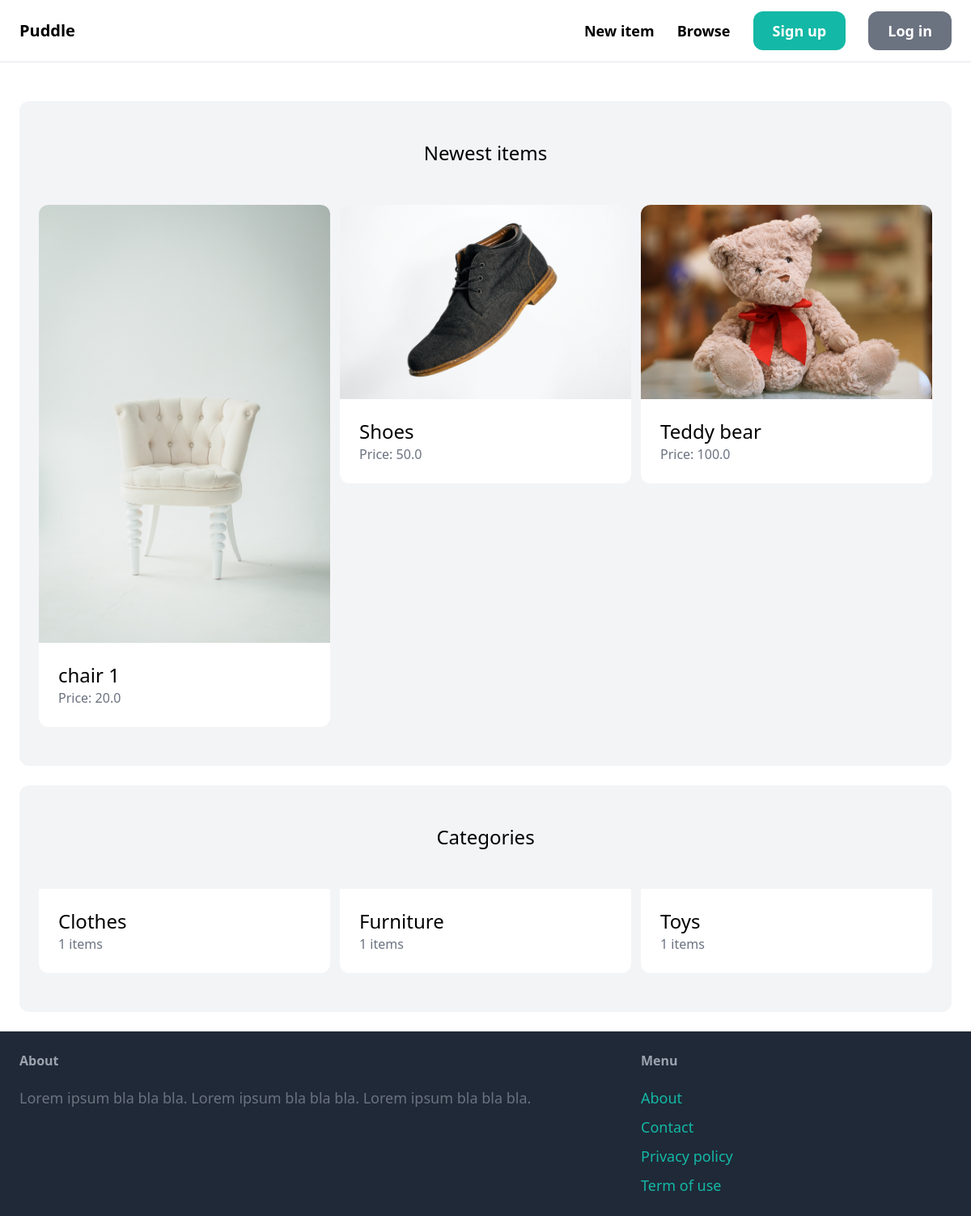
The page / on the database its author committed.
### item/models.py (models this page shows, shortened)
class Item(models.Model):
    category = models.ForeignKey(Category, related_name='items', on_delete=models.CASCADE)
    name = models.CharField(max_length=255)
    description = models.TextField(blank=True, null=True)
    price = models.FloatField()
    image = models.ImageField(upload_to='item_images', blank=True, null=True)
    is_sold = models.BooleanField(default=False)
    created_by = models.ForeignKey(User, related_name='items', on_delete=models.CASCADE)
    created_at = models.DateTimeField(auto_now_add=True)

class Category(models.Model):
    name = models.CharField(max_length=255)
    class Meta:
        ordering = ('name',)
        verbose_name_plural = 'Categories'

### core/views.py (the view)
# urls.py: path('', views.index, name='index'),
def index(request):
    items = Item.objects.filter(is_sold=False)[0:6]
    categories = Category.objects.all()
    return render(request, 'core/index.html', {
        'categories': categories,
        'items': items,
    })

### core/templates/core/index.html (shortened to what this page needs)
{% extends 'core/base.html' %}
{% block content %}
    <div class="mt-6 px-6 py-12 bg-gray-100 rounded-xl">
        <h2 class="mb-12 text-2xl text-center">Newest items</h2>
        <div class="grid grid-cols-3 gap-3">
            {% for item in items %}
                <div>
                    <a href="{% url 'item:detail' item.id %}">
                        <div>
                            <img src="{{ item.image.url }}" class="rounded-t-xl">
                        </div>
                        <div class="p-6 bg-white rounded-b-xl">
                            <h2 class="text-2xl">{{ item.name }}</h2>
                            <p class="text-gray-500">Price: {{ item.price }}</p>
                        </div>
                    </a>
                </div>
            {% endfor %}
        </div>
    </div>
    <div class="mt-6 px-6 py-12 bg-gray-100 rounded-xl">
        <h2 class="mb-12 text-2xl text-center">Categories</h2>
        <div class="grid grid-cols-3 gap-3">
            {% for category in categories %}
                <div>
                    <a href="#">
                        <div class="p-6 bg-white rounded-b-xl">
                            <h2 class="text-2xl">{{ category.name }}</h2>
                            <p class="text-gray-500">{{ category.items.count }} items</p>
                        </div>
                    </a>
                </div>
            {% endfor %}
        </div>
    </div>
{% endblock %}

### core/templates/core/base.html (shortened to what this page needs)
<!doctype html>
<html>
    <head>
        <script src="https://cdn.tailwindcss.com"></script>
    </head>
    <body>
        <nav class="py-6 px-6 flex justify-between items-center border-b border-gray-200">
            <a href="/" class="text-xl font-semibold">Puddle</a>
            <div class="space-x-6">
                <a href="{% url 'item:new' %}" class="text-lg font-semibold hover:text-gray-500">New item</a>
                <a href="{% url 'item:items' %}" class="text-lg font-semibold hover:text-gray-500">Browse</a>
                {% if request.user.is_authenticated %}
                    <a href="{% url 'conversation:inbox' %}" class="px-6 py-3 text-lg font-semibold bg-teal-500 text-white rounded-xl hover:bg-teal-700">Inbox</a>
                    <a href="{% url 'dashboard:index' %}" class="px-6 py-3 text-lg font-semibold bg-gray-500 text-white rounded-xl hover:bg-gray-700">Dashboard</a>
                {% else %}
                    <a href="{% url 'core:signup' %}" class="px-6 py-3 text-lg font-semibold bg-teal-500 text-white rounded-xl hover:bg-teal-700">Sign up</a>
                    <a href="{% url 'core:login' %}" class="px-6 py-3 text-lg font-semibold bg-gray-500 text-white rounded-xl hover:bg-gray-700">Log in</a>
                {% endif %}
            </div>
        </nav>
        <div class="px-6 py-6">
            {% block content %}
            {% endblock %}
        </div>
        <footer class="py-6 px-6 flex justify-between bg-gray-800">
            <div class="w-2/3 pr-10">
                <h3 class="mb-5 font-semibold text-gray-400">About</h3>
                <p class="text-lg text-gray-500">Lorem ipsum bla bla bla. Lorem ipsum bla bla bla. Lorem ipsum bla bla bla.</p>
            </div>
            <div class="w-1/3">
                <h3 class="mb-5 font-semibold text-gray-400">Menu</h3>
                <ul class="space-y-2">
                    <li><a href="#" class="text-lg text-teal-500 hover:text-teal-700">About</a></li>
                    <li><a href="{% url 'core:contact' %}" class="text-lg text-teal-500 hover:text-teal-700">Contact</a></li>
                    <li><a href="#" class="text-lg text-teal-500 hover:text-teal-700">Privacy policy</a></li>
                    <li><a href="#" class="text-lg text-teal-500 hover:text-teal-700">Term of use</a></li>
                </ul>
            </div>
        </footer>
    </body>
</html>

### rows shown on the page
Item: image (picture), name "chair 1", price "20.0"
Item: image (picture), name "Shoes", price "50.0"
Item: image (picture), name "Teddy bear", price "100.0"
Category: name "Clothes", items.count "1"
Category: name "Furniture", items.count "1"
Category: name "Toys", items.count "1"
